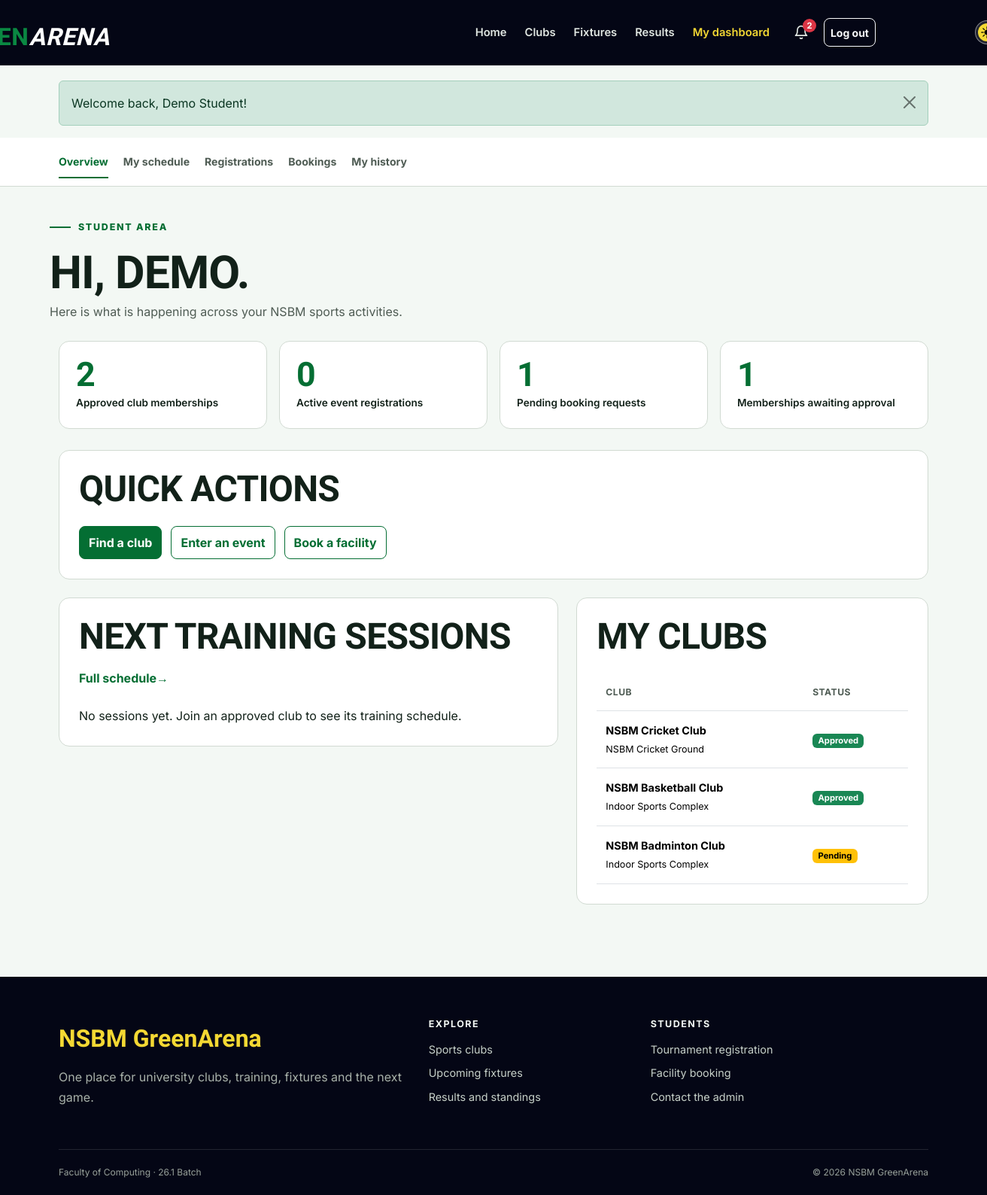
The page /student/dashboard.php (signed in) on the database its author committed.
### tables this page shows
CREATE TABLE users (
    id INT UNSIGNED AUTO_INCREMENT PRIMARY KEY,
    student_id VARCHAR(20) NOT NULL UNIQUE,
    full_name VARCHAR(100) NOT NULL,
    email VARCHAR(120) NOT NULL UNIQUE,
    password_hash VARCHAR(255) NOT NULL,
    role ENUM('student', 'admin') NOT NULL DEFAULT 'student',
    created_at TIMESTAMP DEFAULT CURRENT_TIMESTAMP
);

CREATE TABLE memberships (
    id INT UNSIGNED AUTO_INCREMENT PRIMARY KEY,
    user_id INT UNSIGNED NOT NULL,
    club_id INT UNSIGNED NOT NULL,
    status ENUM('pending', 'approved', 'rejected') NOT NULL DEFAULT 'pending',
    joined_at TIMESTAMP DEFAULT CURRENT_TIMESTAMP,
    reviewed_at TIMESTAMP NULL,
    UNIQUE KEY unique_membership (user_id, club_id),
    FOREIGN KEY (user_id) REFERENCES users(id) ON DELETE CASCADE,
    FOREIGN KEY (club_id) REFERENCES clubs(id) ON DELETE CASCADE
);

CREATE TABLE clubs (
    id INT UNSIGNED AUTO_INCREMENT PRIMARY KEY,
    name VARCHAR(100) NOT NULL UNIQUE,
    sport VARCHAR(80) NOT NULL,
    description TEXT NOT NULL,
    coach_name VARCHAR(100) NOT NULL,
    meeting_day VARCHAR(20) NOT NULL,
    location VARCHAR(120) NOT NULL,
    max_members SMALLINT UNSIGNED NOT NULL DEFAULT 30,
    status ENUM('active', 'inactive') NOT NULL DEFAULT 'active',
    created_at TIMESTAMP DEFAULT CURRENT_TIMESTAMP
);

### includes/auth.php (called while the page is built, shortened)
<?php
function current_user()
{
    $user = fetch_one('SELECT id, student_id, full_name, email, role FROM users WHERE id = ?', [$_SESSION['user_id']]);
    return $user;
}

### student/dashboard.php (the view, shortened to what this page needs)
<?php
$user = current_user();
$activePage = 'dashboard';
$clubCount = (int) fetch_one("SELECT COUNT(*) AS total FROM memberships WHERE user_id = ? AND status = 'approved'", [$user['id']])['total'];
$registrationCount = (int) fetch_one("SELECT (SELECT COUNT(*) FROM tournament_registrations WHERE user_id = ? AND status = 'registered') + (SELECT COUNT(*) FROM match_registrations WHERE user_id = ? AND status = 'registered') AS total", [$user['id'], $user['id']])['total'];
$pendingBookings = (int) fetch_one("SELECT COUNT(*) AS total FROM bookings WHERE user_id = ? AND status = 'pending'", [$user['id']])['total'];
$pendingMemberships = (int) fetch_one("SELECT COUNT(*) AS total FROM memberships WHERE user_id = ? AND status = 'pending'", [$user['id']])['total'];
$myClubs = fetch_all("SELECT c.name, c.sport, c.location, m.status
    FROM memberships m
    JOIN clubs c ON c.id = m.club_id
    WHERE m.user_id = ?
    ORDER BY m.joined_at DESC", [$user['id']]);
$upcoming = fetch_all("SELECT s.*, c.name AS club_name
    FROM training_sessions s
    JOIN clubs c ON c.id = s.club_id
    JOIN memberships m ON m.club_id = c.id
    WHERE m.user_id = ? AND m.status = 'approved' AND s.session_date >= CURDATE()
    ORDER BY s.session_date, s.start_time
    LIMIT 4", [$user['id']]);
include __DIR__ . '/../includes/header.php';
include __DIR__ . '/../includes/student_nav.php';
?>
<div class="container dashboard-head"><span class="section-kicker">Student area</span>
    <h1>Hi, <?= e(explode(' ', $user['full_name'])[0]) ?>.</h1>
    <p>Here is what is happening across your NSBM sports activities.</p>
</div>
<div class="container dashboard-content">
    <div class="metric-grid">
        <div class="metric-card"><strong><?= $clubCount ?></strong><span>Approved club memberships</span>
        </div>
        <div class="metric-card"><strong><?= $registrationCount ?></strong><span>Active event registrations</span>
        </div>
        <div class="metric-card"><strong><?= $pendingBookings ?></strong><span>Pending booking requests</span>
        </div>
        <div class="metric-card"><strong><?= $pendingMemberships ?></strong><span>Memberships awaiting approval</span>
        </div>
    </div>
    <div class="content-panel">
        <div class="page-title-row">
            <h2>Quick actions</h2>
        </div>
        <div class="quick-actions">
            <a class="btn btn-sport" href="<?= e(url('clubs.php')) ?>">Find a club</a>
            <a class="btn btn-outline-sport" href="<?= e(url('student/registrations.php')) ?>">Enter an event</a>
            <a class="btn btn-outline-sport" href="<?= e(url('student/bookings.php')) ?>">Book a facility</a>
        </div>
    </div>
    <div class="row g-4">
        <div class="col-lg-7">
            <section class="content-panel">
                <div class="page-title-row">
                    <h2>Next training sessions</h2><a class="link-arrow" href="<?= e(url('student/calendar.php')) ?>">Full schedule</a>
                </div><?php if ($upcoming): ?>
                    <ul class="schedule-list"><?php foreach ($upcoming as $session): ?>
                            <li class="schedule-item">
                                <div class="date-block"><strong><?= format_date($session['session_date'], 'd') ?></strong><span><?= format_date($session['session_date'], 'M') ?></span>
                                </div>
                                <div>
                                    <h3><?= e($session['title']) ?></h3>
                                    <p><?= e($session['club_name']) ?> · <?= format_time($session['start_time']) ?> · <?= e($session['venue']) ?></p>
                                </div>
                        </li><?php endforeach; ?>
                    </ul>
                <?php else: ?>
                    <p class="mb-0">No sessions yet. Join an approved club to see its training schedule.</p>
                <?php endif; ?>
            </section>
        </div>
        <div class="col-lg-5">
            <section class="content-panel">
                <h2 class="mb-4">My clubs</h2><?php if ($myClubs): ?>
                    <div class="table-responsive">
                        <table class="table">
                            <thead>
                                <tr>
                                    <th>Club</th>
                                    <th>Status</th>
                                </tr>
                            </thead>
                            <tbody>
                                <?php foreach ($myClubs as $club): ?>
                                    <tr>
                                        <td><strong><?= e($club['name']) ?></strong><br><small><?= e($club['location']) ?></small></td>
                                        <td><?= status_badge($club['status']) ?></td>
                                </tr><?php endforeach; ?>
                            </tbody>
                        </table>
                    </div>
                <?php else: ?>
                    <p>You have not requested a club membership yet.</p><a class="link-arrow" href="<?= e(url('clubs.php')) ?>">Browse clubs</a>
                <?php endif; ?>
            </section>
        </div>
    </div>
</div>
<?php include __DIR__ . '/../includes/footer.php'; ?>

### includes/header.php (shortened to what this page needs)
<?php
$activePage = $activePage ?? '';
$bodyClass = $bodyClass ?? '';
$user = current_user();
$flashes = get_flashes();
$unreadNotifications = $user ? unread_count($user['id']) : 0;
?>
<!doctype html>
<html lang="en">
    <head>
        <link href="https://cdn.jsdelivr.net/npm/bootstrap@5.3.3/dist/css/bootstrap.min.css" rel="stylesheet">
        <link href="<?= e(asset('css/style.css')) ?>" rel="stylesheet">
        <link href="<?= e(asset('css/theme.css')) ?>" rel="stylesheet">
    </head>
    <body class="<?= e($bodyClass) ?>">
        <header>
            <nav class="navbar navbar-expand-lg navbar-dark site-navbar" aria-label="Main navigation">
                <div class="container">
                    <a class="navbar-brand brand" href="<?= e(url('index.php')) ?>" aria-label="NSBM GreenArena home">
                        <span class="green-arena-title"><span class="t-nsbm">  NSBM</span><span class="t-green">GREEN</span><span class="t-arena">ARENA</span></span>
                    </a>
                    <div class="collapse navbar-collapse" id="mainNav">
                        <ul class="navbar-nav ms-auto align-items-lg-center">
                            <li class="nav-item"><a class="nav-link <?= active_class('home', $activePage) ?>" href="<?= e(url('index.php')) ?>">Home</a></li>
                            <li class="nav-item"><a class="nav-link <?= active_class('clubs', $activePage) ?>" href="<?= e(url('clubs.php')) ?>">Clubs</a></li>
                            <li class="nav-item"><a class="nav-link <?= active_class('fixtures', $activePage) ?>" href="<?= e(url('fixtures.php')) ?>">Fixtures</a></li>
                            <li class="nav-item"><a class="nav-link <?= active_class('results', $activePage) ?>" href="<?= e(url('results.php')) ?>">Results</a></li>
                            <?php if ($user): ?>
                                <li class="nav-item"><a class="nav-link <?= active_class('dashboard', $activePage) ?>" href="<?= e(url($user['role'] === 'admin' ? 'admin/index.php' : 'student/dashboard.php')) ?>"><?= $user['role'] === 'admin' ? 'Admin panel' : 'My dashboard' ?></a></li>
                                <li class="nav-item ms-lg-2">
                                    <a class="nav-link notification-bell <?= active_class('notifications', $activePage) ?>" href="<?= e(url('notifications.php')) ?>" aria-label="Notifications">
                                        <svg width="20" height="20" viewBox="0 0 24 24" fill="none" stroke="currentColor" stroke-width="2" stroke-linecap="round" stroke-linejoin="round" aria-hidden="true"><path d="M18 8a6 6 0 0 0-12 0c0 7-3 9-3 9h18s-3-2-3-9"/><path d="M13.7 21a2 2 0 0 1-3.4 0"/></svg>
                                        <span class="notification-badge" id="notification-count" <?= $unreadNotifications > 0 ? '' : 'hidden' ?>><?= $unreadNotifications ?></span>
                                    </a>
                                </li>
                                <li class="nav-item ms-lg-2">
                                    <form action="<?= e(url('logout.php')) ?>" method="post" class="m-0">
                                        <button class="btn btn-sm btn-outline-light w-100" type="submit">Log out</button>
                                    </form>
                                </li>
                            <?php else: ?>
                                <li class="nav-item"><a class="nav-link <?= active_class('login', $activePage) ?>" href="<?= e(url('login.php')) ?>">Log in</a></li>
                                <li class="nav-item ms-lg-2 mt-2 mt-lg-0"><a class="btn btn-sm btn-sport" href="<?= e(url('register.php')) ?>">Join GreenArena</a></li>
                            <?php endif; ?>
                            <li class="nav-item ms-lg-2 mt-2 mt-lg-0">
                                <button class="theme-switch" id="theme-toggle" type="button" role="switch" aria-checked="false" aria-label="Dark mode">
                                    <img class="switch-icon icon-sun" src="<?= e(asset('img/sun.png')) ?>" alt="">
                                </button>
                            </li>
                        </ul>
                    </div>
                </div>
            </nav>
        </header>
        <main id="main-content">
            <?php if ($flashes): ?>
                <div class="container flash-container" aria-live="polite">
                    <?php foreach ($flashes as $message): ?>
                        <div class="alert alert-<?= e($message['type']) ?> alert-dismissible fade show" role="alert">
                            <?= e($message['message']) ?>
                            <button type="button" class="btn-close" data-bs-dismiss="alert" aria-label="Close"></button>
                        </div>
                    <?php endforeach; ?>
                </div>
            <?php endif; ?>

### includes/functions.php (shortened to what this page needs)
<?php
function e($value)
{
    return htmlspecialchars($value ?? '', ENT_QUOTES);
}
function url($path = '')
{
    return BASE_PATH . '/' . ltrim($path, '/');
}
function asset($path)
{
    return url('assets/' . ltrim($path, '/'));
}
function run_query($sql, $params = [])
{
    global $connection;
    $statement = mysqli_prepare($connection, $sql);
    if (count($params) > 0) {
        $types = str_repeat('s', count($params));
        mysqli_stmt_bind_param($statement, $types, ...$params);
    }
    if (!mysqli_stmt_execute($statement)) {
        die('SQL error: ' . mysqli_stmt_error($statement));
    }
    return $statement;
}
function fetch_all($sql, $params = [])
{
    $statement = run_query($sql, $params);
    $result = mysqli_stmt_get_result($statement);
    return mysqli_fetch_all($result, MYSQLI_ASSOC);
}
function fetch_one($sql, $params = [])
{
    $rows = fetch_all($sql, $params);
    if (count($rows) > 0) {
        return $rows[0];
    }
    return false;
}
function get_flashes()
{
    $messages = $_SESSION['flash'] ?? [];
    return $messages;
}
function status_badge($status)
{
    $classes = [
        'approved' => 'success',
        'active' => 'success',
        'completed' => 'success',
        'registered' => 'success',
        'ongoing' => 'info',
        'scheduled' => 'info',
        'pending' => 'warning',
        'upcoming' => 'warning',
        'rejected' => 'danger',
        'cancelled' => 'danger',
        'maintenance' => 'danger',
        'inactive' => 'secondary',
        'withdrawn' => 'secondary',
    ];
    $class = $classes[$status] ?? 'secondary';
    return '<span class="badge text-bg-' . $class . '">' . e(ucfirst($status)) . '</span>';
}
function active_class($page, $activePage)
{
    if ($page === $activePage) {
        return 'active';
    }
    return '';
}
function notifications_ready()
{
    global $connection;
    static $ready = null;
    if ($ready === null) {
        $result = mysqli_query($connection, "SHOW TABLES LIKE 'notifications'");
        $ready = $result && mysqli_num_rows($result) > 0;
    }
    return $ready;
}
function unread_count($userId)
{
    if (!notifications_ready()) {
        return 0;
    }
    return (int) fetch_one('SELECT COUNT(*) AS total FROM notifications WHERE user_id = ? AND is_read = 0', [$userId])['total'];
}

### assets/css/theme.css (style rules this page uses)
.theme-switch { position: relative; display: inline-flex; align-items: center; justify-content: space-between; width: 62px; height: 32px; padding: 0 7px; border: 1px solid rgba(255, 255, 255, 0.45); border-radius: 16px; background: rgba(255, 255, 255, 0.12); cursor: pointer; }
.switch-icon { position: relative; z-index: 1; width: 16px; height: 16px; }
@media (min-width: 1200px) { .theme-switch { transform: translateX(200%); } }
@media (min-width: 1200px) { .green-arena-title { transform: translateX(-100%); } }

### rows shown on the page
users: id "2", full_name "DEMO"
memberships: club.name "NSBM Cricket Club", club.location "NSBM Cricket Ground", status "Approved"
memberships: club.name "NSBM Basketball Club", club.location "Indoor Sports Complex", status "Approved"
memberships: club.name "NSBM Badminton Club", club.location "Indoor Sports Complex", status "Pending"

### other values the page prints
$message['message'] "Welcome back, Demo Student!"
$registrationCount "0"
$pendingBookings "1"
$pendingMemberships "1"
